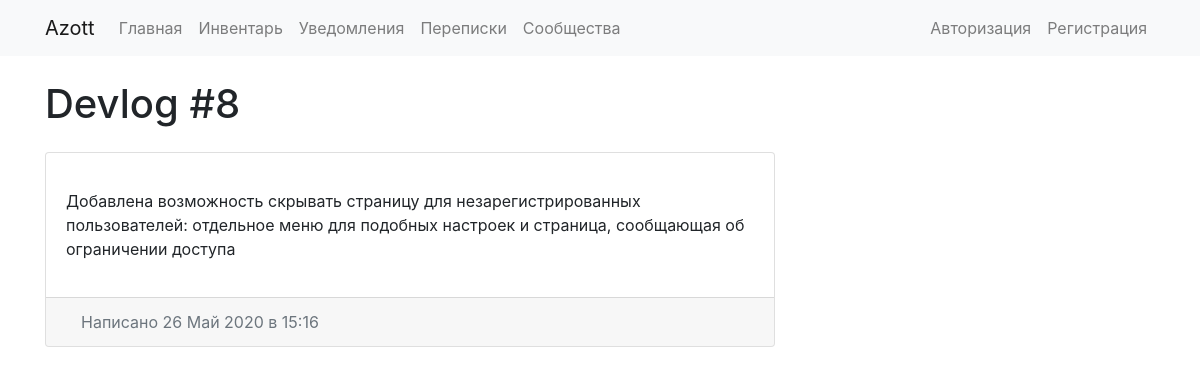
Screenshot of /news/9/ with the database file from the repository.
### news/models.py (models this page shows, shortened)
class Post(models.Model):
    post_text = models.TextField()
    post_name = models.CharField(max_length=200)
    post_date = models.DateTimeField('date published')
    post_announce = models.TextField()

### news/views.py (the view)
# urls.py: path('<int:news_id>/', views.news_post, name='news_post'),
def news_post(request, news_id):
    post = get_object_or_404(Post, pk=news_id)
    template = loader.get_template('news/posttemplate.html')
    context = {
        'post': post,
    }
    return HttpResponse(template.render(context, request))

### news/templates/news/posttemplate.html (shortened to what this page needs)
{% extends "base_twocolumn.html" %}
{% block title_h1 %} {{ post.post_name }} {% endblock %}
{% block content1 %}
<div class="card mb-4">
  <div class="card-body">
    <p class="card-text">{{ post.post_text|linebreaks }}</p>
  </div>
  <div class="card-footer text-muted">
    <div class="d-flex flex-row justify-content-between align-items-center">
      <div class="container">
      <a class="p-6 d-none d-md-block">Написано {{post.post_date|date:"d M Y в H:i"}} </a>
      </div>
    </div>
  </div>
</div>
{% endblock %}

### rows the page displays
Post: post_name "Devlog #8", post_text "Добавлена возможность скрывать страницу для незарегистрированных пользователей: отдельное меню для подобных настроек и страница, сообщающая об ограничении доступа", post_date "26 Май 2020 в 15:16"
